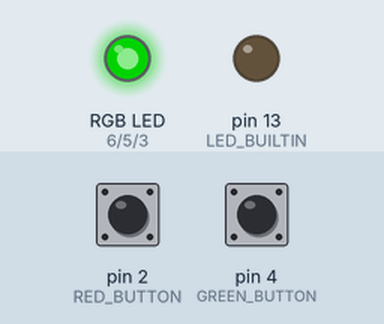
Simulated run of this sketch. Board: Arduino Uno, built with avr-gcc and run on an emulated ATmega328P. On the bench: an RGB LED mixed from three pins (HIGH = lit), output pins drawn as LEDs (lit = HIGH). Inputs (shaded band) come from the test bench; at power-on: pin 2 (RED_BUTTON) HIGH, pin 4 (GREEN_BUTTON) HIGH. Dim RGB values are drawn brighter than linear.

Above: at 1.2 s.
1.3 s: pin 2 (RED_BUTTON) pulled LOW for 1 s
At 3.2 s:
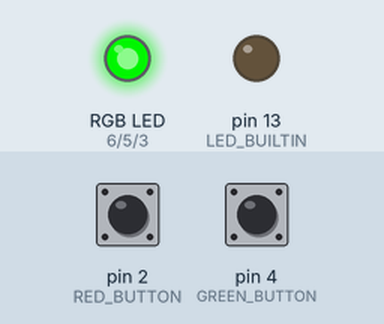
3.8 s: pin 4 (GREEN_BUTTON) pulled LOW for 3.2 s
At 7.1 s:
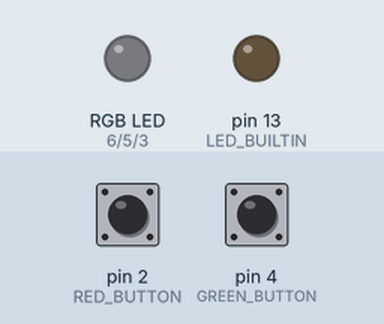
8.5 s: pin 2 (RED_BUTTON) pulled LOW for 0.15 s
At 9.7 s:
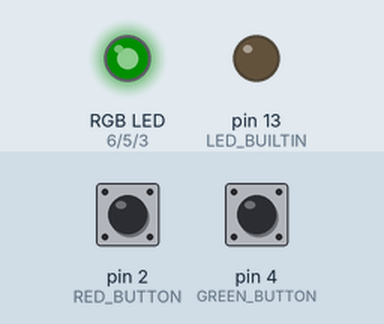
10.1 s: pin 4 (GREEN_BUTTON) pulled LOW for 0.15 s
At 10.9 s:
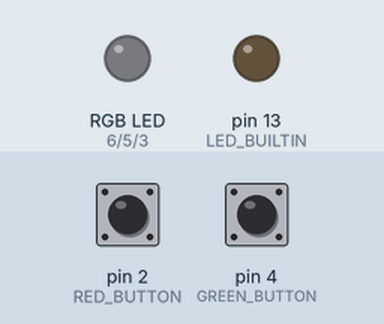
Timing chart, 0 to 12.7 s (numbered marks = the images above; inputs shaded):
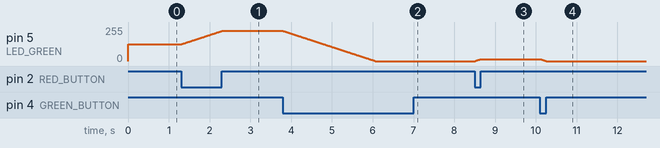

The sketch:

lab2_2.ino
```cpp
  #define LED_RED 6
  #define LED_GREEN 5
  #define LED_BLUE 3

  #define RED_BUTTON 2
  #define GREEN_BUTTON 4

  void initRGB() {
    pinMode(LED_BUILTIN, OUTPUT);
    digitalWrite(LED_BUILTIN, LOW);

    pinMode(LED_RED, OUTPUT);
    digitalWrite(LED_RED, LOW);

    pinMode(LED_GREEN, OUTPUT);
    digitalWrite(LED_GREEN, LOW);

    pinMode(LED_BLUE, OUTPUT);
    digitalWrite(LED_BLUE, LOW);
  }

  void initButtons() {
    pinMode(RED_BUTTON, INPUT_PULLUP);
    pinMode(GREEN_BUTTON, INPUT_PULLUP);
  }

  int greenValue;

  void setup() {
    // put your setup code here, to run once:
    initRGB();
    initButtons();

    greenValue = 126;
  }


  void loop() {
    // put your main code here, to run repeatedly:
    if (digitalRead(RED_BUTTON) == LOW && greenValue < 255) {
      greenValue++;
      delay(10);
    }
    if (digitalRead(GREEN_BUTTON) == LOW && greenValue > 0) {
      greenValue--;
      delay(10);
    }

    analogWrite(LED_GREEN, greenValue);
  }
```

Measured:
- after the input at 1.3 s, pin 5 (LED_GREEN): moves from 126/255 to 226/255 over 0.99 s, starting at once
- after the input at 3.8 s, pin 5 (LED_GREEN): moves from 226/255 to 0/255 over 2.3 s, starting at once
- after the input at 8.5 s, pin 5 (LED_GREEN): moves from 0/255 to 15/255 over 0.14 s, starting at once
- after the input at 10.1 s, pin 5 (LED_GREEN): moves from 15/255 to 0/255 over 0.14 s, starting at once
